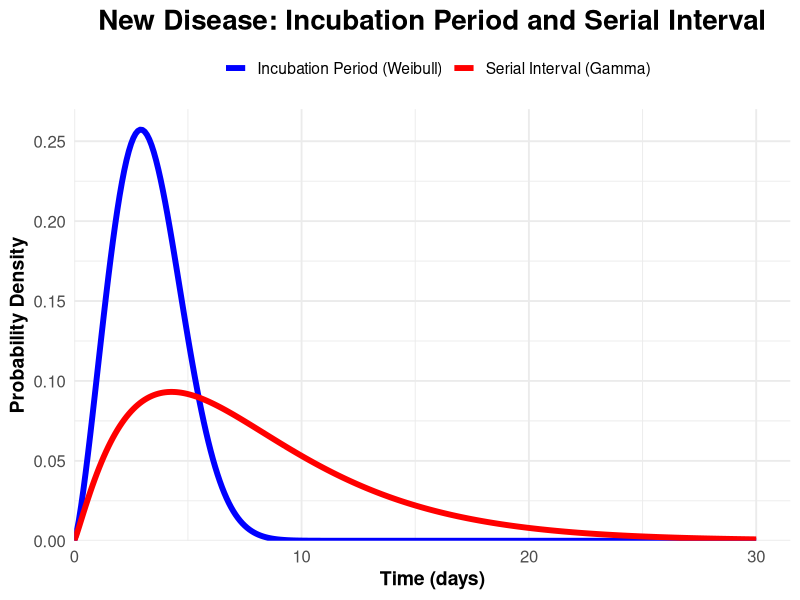

Write the R code that produced this figure.

library(ggplot2)
library(stats)

rm(list = ls())
# Parameters for Incubation Period (Weibull)
incubation_mean <- 3.30
incubation_sd <- 1.50
incubation_95th <- 6.0

# Solve for Weibull shape and scale parameters
weibull_solver <- function(shape) {
  scale <- incubation_sd / sqrt(gamma(1 + 2 / shape) - (gamma(1 + 1 / shape))^2)
  mean_est <- scale * gamma(1 + 1 / shape)
  mean_est - incubation_mean
}

incubation_shape <- uniroot(weibull_solver, c(0.1, 10))$root
incubation_scale <- incubation_sd / sqrt(gamma(1 + 2 / incubation_shape) - (gamma(1 + 1 / incubation_shape))^2)

# Validate 95th percentile
incubation_95th_check <- qweibull(0.95, shape = incubation_shape, scale = incubation_scale)
cat("Fitted Weibull Parameters:\n")
cat("Shape:", incubation_shape, "\n")
cat("Scale:", incubation_scale, "\n")
cat("95th Percentile Check:", incubation_95th_check, "\n")

# Parameters for Serial Interval (Gamma)
serial_mean <- 8.0
serial_median <- 6.8

# Solve for Gamma shape and rate parameters
gamma_solver <- function(shape) {
  rate <- shape / serial_mean
  median_est <- qgamma(0.5, shape = shape, rate = rate)
  median_est - serial_median
}

serial_shape <- uniroot(gamma_solver, c(0.1, 10))$root
serial_rate <- serial_shape / serial_mean

cat("Fitted Gamma Parameters:\n")
cat("Shape:", serial_shape, "\n")
cat("Rate:", serial_rate, "\n")

# Probability Density Functions
incubation_pdf <- function(x) dweibull(x, shape = incubation_shape, scale = incubation_scale)
serial_pdf <- function(x) dgamma(x, shape = serial_shape, rate = serial_rate)

# Calculate Intersection and Pre-symptomatic Transmission
intersection <- uniroot(function(x) incubation_pdf(x) - serial_pdf(x), lower = 0, upper = 5)$root
pre_symptomatic <- (pgamma(intersection, shape = serial_shape, rate = serial_rate) - 
                      pweibull(intersection, shape = incubation_shape, scale = incubation_scale)) * 100

cat("Percentage of pre-symptomatic transmission:", pre_symptomatic, "%\n")

# Visualisation
time_range <- seq(0, 30, by = 0.1)
incubation_values <- incubation_pdf(time_range)
serial_values <- serial_pdf(time_range)

# Combine data for plotting
plot_data <- data.frame(
  Time = rep(time_range, 2),
  PDF = c(incubation_values, serial_values),
  Type = rep(c("Incubation Period (Weibull)", "Serial Interval (Gamma)"), each = length(time_range))
)

# Plot
ggplot(plot_data, aes(x = Time, y = PDF, color = Type)) +
  geom_line(size = 2.0) +
  scale_color_manual(values = c("Incubation Period (Weibull)" = "blue", 
                                "Serial Interval (Gamma)" = "red")) +
  labs(
    title = "New Disease: Incubation Period and Serial Interval",
    x = "Time (days)",
    y = "Probability Density",
    color = ""
  ) +
  theme_minimal(base_size = 14) +
  theme(
    plot.title = element_text(face = "bold", size = 20, hjust = 0.5),
    legend.position = "top",
    axis.title = element_text(face = "bold"),
    axis.text = element_text(size = 12)
  ) +
  scale_x_continuous(expand = expansion(mult = c(0, 0.05))) +
  scale_y_continuous(expand = expansion(mult = c(0, 0.05)))
